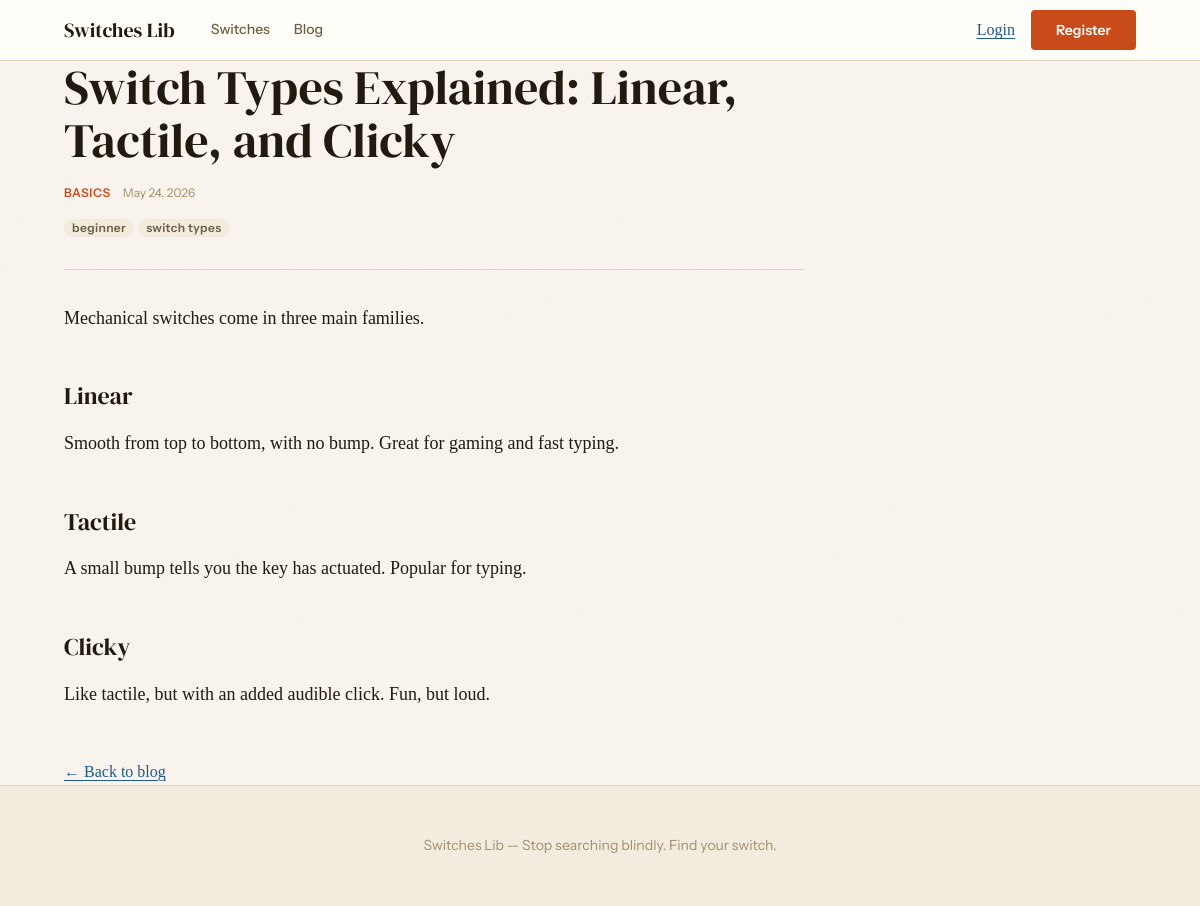
The app's page /blog/switch-types-explained with its own data.
### tables this page shows
CREATE TABLE blog_posts (
    id              INT AUTO_INCREMENT PRIMARY KEY,
    slug            VARCHAR(255) NOT NULL UNIQUE,
    title           VARCHAR(255) NOT NULL,
    category        VARCHAR(100) NULL,
    tags            VARCHAR(255) NULL,
    excerpt         TEXT NULL,
    content         MEDIUMTEXT NULL,
    cover_image_url VARCHAR(255) NULL,
    status          ENUM('draft','published') NOT NULL DEFAULT 'draft',
    published_at    TIMESTAMP NULL,
    created_at      TIMESTAMP NOT NULL DEFAULT CURRENT_TIMESTAMP,
    updated_at      TIMESTAMP NOT NULL DEFAULT CURRENT_TIMESTAMP ON UPDATE CURRENT_TIMESTAMP
);

### public/index.php (called while the page is built, shortened)
<?php
require dirname(__DIR__) . '/bootstrap.php';
$router = new Router();
$requestPath = parse_url($_SERVER['REQUEST_URI'], PHP_URL_PATH);
$routePath = substr($requestPath, strlen(BASE_PATH));
$router->dispatch($_SERVER['REQUEST_METHOD'], $routePath);

### app/helpers.php (called while the page is built, shortened)
<?php
function view(string $name, array $data = [], string $layout = 'partials'): void
{
    extract($data);
    $viewFile = VIEWS_PATH . '/' . $name . '.php';
    require VIEWS_PATH . '/' . $layout . '/header.php';
    require $viewFile;
    require VIEWS_PATH . '/' . $layout . '/footer.php';
}
function e(?string $value): string
{
    return htmlspecialchars($value ?? '', ENT_QUOTES, 'UTF-8');
}
function url(string $path = ''): string
{
    return BASE_PATH . '/' . ltrim($path, '/');
}

### app/controllers/BlogController.php (called while the page is built, shortened)
<?php
class BlogController
{
    public function show(string $slug): void
    {
        $repo = new BlogRepository(Database::pdo());
        $post = $repo->findBySlug($slug);
        view('blog/show', ['post' => $post]);
    }
}

### bootstrap.php (called while the page is built, shortened)
<?php
spl_autoload_register(function (string $class): void {
    foreach (['core', 'controllers', 'repositories'] as $dir) {
        $file = APP_PATH . '/' . $dir . '/' . $class . '.php';
        if (is_file($file)) {
            return;
        }
    }
});
require APP_PATH . '/helpers.php';

### config/config.php (called while the page is built)
<?php
return [
    'db' => [
        'host'     => '127.0.0.1',
        'port'     => '3306',
        'name'     => 'switches_lib',
        'user'     => 'root',
        'password' => '',
        'charset'  => 'utf8mb4',
    ],
];

### app/core/Database.php (called while the page is built, shortened)
<?php
class Database
{
    private static ?PDO $pdo = null;
    public static function pdo(): PDO
    {
        if (self::$pdo === null) {
            $config = require CONFIG_PATH . '/config.php';
            $db = $config['db'];
            $dsn = sprintf(
                'mysql:host=%s;port=%s;dbname=%s;charset=%s',
                $db['host'],
                $db['port'],
                $db['name'],
                $db['charset']
            );
            self::$pdo = new PDO($dsn, $db['user'], $db['password'], [
                PDO::ATTR_ERRMODE            => PDO::ERRMODE_EXCEPTION,
                PDO::ATTR_DEFAULT_FETCH_MODE => PDO::FETCH_ASSOC,
                PDO::ATTR_EMULATE_PREPARES   => false,
            ]);
        }
        return self::$pdo;
    }
}

### app/repositories/BlogRepository.php (called while the page is built, shortened)
<?php
class BlogRepository
{
    public function findBySlug(string $slug): ?array
    {
        $stmt = $this->pdo->prepare(
            "SELECT * FROM blog_posts WHERE slug = :slug"
        );
        $stmt->execute(['slug' => $slug]);
        $post = $stmt->fetch();
        return $post === false ? null : $post;
    }
}

### app/views/blog/show.php (the view)
<article class="blog-post">
    <h1 class="blog-post__title"><?= e($post['title']) ?></h1>
    <p class="blog-post__meta">
        <?php if (!empty($post['category'])): ?>
            <span class="blog-post__category"><?= e($post['category']) ?></span>
        <?php endif; ?>
        <?php if (!empty($post['published_at'])): ?>
            <span class="blog-post__date"><?= e(date('M j, Y', strtotime($post['published_at']))) ?></span>
        <?php endif; ?>
    </p>
    <?php if (!empty($post['tags'])): ?>
        <p class="blog-post__tags">
            <?php foreach (array_filter(array_map('trim', explode(',', $post['tags']))) as $tag): ?>
                <span class="tag"><?= e($tag) ?></span>
            <?php endforeach; ?>
        </p>
    <?php endif; ?>
    <div class="blog-post__content">
        <?= $post['content'] ?>
    </div>
    <p><a href="<?= url('/blog') ?>">&larr; Back to blog</a></p>
</article>

### app/core/Router.php (shortened to what this page needs)
<?php
class Router
{
    private array $routes = [];
    public function get(string $path, string $handler): void
    {
        $this->routes[] = ['GET', $path, $handler];
    }
    public function post(string $path, string $handler): void
    {
        $this->routes[] = ['POST', $path, $handler];
    }
    public function dispatch(string $method, string $path): void
    {
        foreach ($this->routes as [$routeMethod, $routePath, $handler]) {
            if ($routeMethod !== $method) {
                continue;
            }
            $regex = $this->compile($routePath);
            if (preg_match($regex, $path, $matches)) {
                $params = array_filter(
                    $matches,
                    fn($key) => !is_int($key),
                    ARRAY_FILTER_USE_KEY
                );
                $this->call($handler, array_values($params));
                return;
            }
        }
    }
    private function compile(string $path): string
    {
        $pattern = preg_replace('#\{([a-z_]+)\}#', '(?<$1>[^/]+)', $path);
        return '#^' . $pattern . '$#';
    }
    private function call(string $handler, array $params): void
    {
        [$controller, $action] = explode('@', $handler);
        (new $controller())->$action(...$params);
    }
}

### public/css/app.css (style rules this page uses)
:root { --color-bg: #F9F5EE; --color-surface: #FFFDF7; --color-surface-alt: #F2ECDF; --color-rule: #DDD5C2; --color-rule-strong: #C4B89A; --color-ink: #201A0F; --color-ink-secondary:#6E5E42; --color-ink-muted: #A0906E; --color-accent: #C94B1A; --color-accent-hover: #A83A12; --color-accent-subtle:#FBE9E1; --color-link: #1E5A8E; --color-link-hover: #164472; --color-success: #2D6A4F; --color-success-bg: #D8F3E3; --color-error: #9B1C1C; --color-error-bg: #FDE8E8; --color-warning: #7C4400; --color-warning-bg: #FFF3CD; --font-display: 'DM Serif Display', Georgia, serif; --font-body: 'Source Serif 4', Georgia, serif; --font-mono: 'IBM Plex Mono', 'Courier New', monospace; --font-ui: 'Instrument Sans', system-ui, sans-serif; --text-xs: 0.75rem; --text-sm: 0.875rem; --text-base: 1rem; --text-lg: 1.125rem; --text-xl: 1.25rem; --text-2xl: 1.5rem; --text-3xl: 1.875rem; --text-4xl: 2.25rem; --text-5xl: 3rem; --text-hero: 4.5rem; --space-1: 0.25rem; --space-2: 0.5rem; --space-3: 0.75rem; --space-4: 1rem; --space-5: 1.5rem; --space-6: 2rem; --space-7: 3rem; --space-8: 4rem; --space-9: 6rem; --space-10: 8rem; --radius-sm: 4px; --radius-md: 6px; --radius-lg: 10px; --radius-full: 9999px; --shadow-card: 0 1px 2px rgba(32,26,15,.05), 0 2px 8px rgba(32,26,15,.04); --shadow-card-hover: 0 4px 16px rgba(32,26,15,.11), 0 1px 3px rgba(32,26,15,.06); --shadow-modal: 0 20px 60px rgba(32,26,15,.18); --shadow-input-focus: 0 0 0 3px rgba(201,75,26,.18); }
*, *::before, *::after { box-sizing: border-box; margin: 0; padding: 0; }
html { -webkit-text-size-adjust: 100%; scroll-behavior: smooth; }
body { font-family: var(--font-body); font-size: var(--text-base); line-height: 1.7; color: var(--color-ink); background-color: var(--color-bg); min-height: 100vh; }
a { color: var(--color-link); text-decoration: underline; text-underline-offset: 3px; transition: color 150ms ease; }
h1, h2, h3, h4, h5, h6 { font-family: var(--font-display); font-weight: 400; line-height: 1.2; color: var(--color-ink); }
h1 { font-size: var(--text-4xl); }
h2 { font-size: var(--text-2xl); }
p { margin-bottom: var(--space-4); }
p:last-child { margin-bottom: 0; }
.tag { display: inline-block; font-family: var(--font-ui); font-size: var(--text-xs); font-weight: 600; line-height: 1; padding: 3px var(--space-2); border-radius: var(--radius-full); letter-spacing: 0.03em; white-space: nowrap; background: var(--color-surface-alt); color: var(--color-ink-secondary); }
.blog-post { max-width: 740px; }
.blog-post__title { font-size: var(--text-5xl); line-height: 1.1; margin-bottom: var(--space-4); }
.blog-post__meta { display: flex; gap: var(--space-3); align-items: center; margin-bottom: var(--space-4); }
.blog-post__category { font-family: var(--font-ui); font-size: var(--text-xs); font-weight: 600; color: var(--color-accent); text-transform: uppercase; letter-spacing: 0.05em; }
.blog-post__date { font-family: var(--font-ui); font-size: var(--text-xs); color: var(--color-ink-muted); }
.blog-post__tags { display: flex; gap: var(--space-1); flex-wrap: wrap; margin-bottom: var(--space-6); padding-bottom: var(--space-6); border-bottom: 1px solid var(--color-rule); }
.blog-post__content { font-family: var(--font-body); font-size: var(--text-lg); line-height: 1.8; color: var(--color-ink); margin-bottom: var(--space-7); }
.blog-post__content h2, .blog-post__content h3 { margin-top: var(--space-7); margin-bottom: var(--space-4); }
.blog-post__content p { margin-bottom: var(--space-5); }

### records on screen
blog_posts: title "Switch Types Explained: Linear, Tactile, and Clicky", category "BASICS", published_at "May 24, 2026", tags "beginner", tags "switch types", content "Mechanical switches come in three main families. Linear Smooth from top to bottom, with no bump. Great for gaming and fast typing. Tactile A small bump tells you the key has actuated. Popular for typing. Clicky Like tactile, but with an added audible click. Fun, but loud."
